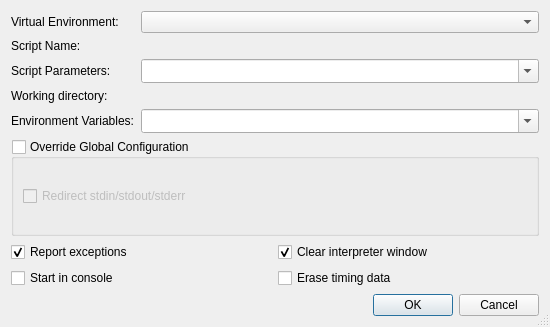
<?xml version="1.0" encoding="UTF-8"?>
<ui version="4.0">
 <class>StartProfileDialog</class>
 <widget class="QDialog" name="StartProfileDialog">
  <property name="geometry">
   <rect>
    <x>0</x>
    <y>0</y>
    <width>550</width>
    <height>327</height>
   </rect>
  </property>
  <property name="windowTitle">
   <string>Start profiling</string>
  </property>
  <property name="sizeGripEnabled">
   <bool>true</bool>
  </property>
  <layout class="QVBoxLayout" name="verticalLayout_2">
   <item>
    <layout class="QGridLayout" name="gridLayout">
     <item row="0" column="0">
      <widget class="QLabel" name="label">
       <property name="text">
        <string>Virtual Environment:</string>
       </property>
       <property name="buddy">
        <cstring>venvComboBox</cstring>
       </property>
      </widget>
     </item>
     <item row="0" column="1">
      <widget class="QComboBox" name="venvComboBox">
       <property name="sizePolicy">
        <sizepolicy hsizetype="Expanding" vsizetype="Fixed">
         <horstretch>0</horstretch>
         <verstretch>0</verstretch>
        </sizepolicy>
       </property>
       <property name="toolTip">
        <string>Select the virtual environment to be used</string>
       </property>
       <property name="whatsThis">
        <string>&lt;b&gt;Virtual Environment&lt;/b&gt;
&lt;p&gt;Enter the virtual environment to be used. Leave it empty to use the default environment, i.e. the one configured globally or per project.&lt;/p&gt;</string>
       </property>
      </widget>
     </item>
     <item row="1" column="0">
      <widget class="QLabel" name="TextLabel1_2">
       <property name="text">
        <string>Script Name:</string>
       </property>
       <property name="buddy">
        <cstring>cmdlineCombo</cstring>
       </property>
      </widget>
     </item>
     <item row="1" column="1">
      <widget class="EricComboPathPicker" name="scriptnamePicker" native="true">
       <property name="sizePolicy">
        <sizepolicy hsizetype="Expanding" vsizetype="Preferred">
         <horstretch>0</horstretch>
         <verstretch>0</verstretch>
        </sizepolicy>
       </property>
       <property name="focusPolicy">
        <enum>Qt::WheelFocus</enum>
       </property>
       <property name="toolTip">
        <string>Enter the script file name</string>
       </property>
       <property name="whatsThis">
        <string>&lt;b&gt;Script Name&lt;/b&gt;
&lt;p&gt;Enter the the name of the script. Leave empty to use the script of the current editor.&lt;/p&gt;</string>
       </property>
      </widget>
     </item>
     <item row="2" column="0">
      <widget class="QLabel" name="TextLabel1">
       <property name="text">
        <string>Script Parameters:</string>
       </property>
       <property name="buddy">
        <cstring>cmdlineCombo</cstring>
       </property>
      </widget>
     </item>
     <item row="2" column="1">
      <widget class="QComboBox" name="cmdlineCombo">
       <property name="sizePolicy">
        <sizepolicy hsizetype="Expanding" vsizetype="Fixed">
         <horstretch>0</horstretch>
         <verstretch>0</verstretch>
        </sizepolicy>
       </property>
       <property name="toolTip">
        <string>Enter the commandline parameters</string>
       </property>
       <property name="whatsThis">
        <string>&lt;b&gt;Commandline&lt;/b&gt;
&lt;p&gt;Enter the commandline parameters in this field.&lt;/p&gt;</string>
       </property>
       <property name="editable">
        <bool>true</bool>
       </property>
       <property name="insertPolicy">
        <enum>QComboBox::InsertAtTop</enum>
       </property>
       <property name="sizeAdjustPolicy">
        <enum>QComboBox::AdjustToMinimumContentsLengthWithIcon</enum>
       </property>
       <property name="duplicatesEnabled">
        <bool>false</bool>
       </property>
      </widget>
     </item>
     <item row="3" column="0">
      <widget class="QLabel" name="TextLabel2">
       <property name="text">
        <string>Working directory:</string>
       </property>
       <property name="buddy">
        <cstring>workdirPicker</cstring>
       </property>
      </widget>
     </item>
     <item row="3" column="1">
      <widget class="EricComboPathPicker" name="workdirPicker" native="true">
       <property name="sizePolicy">
        <sizepolicy hsizetype="Expanding" vsizetype="Preferred">
         <horstretch>0</horstretch>
         <verstretch>0</verstretch>
        </sizepolicy>
       </property>
       <property name="focusPolicy">
        <enum>Qt::WheelFocus</enum>
       </property>
       <property name="toolTip">
        <string>Enter the working directory</string>
       </property>
       <property name="whatsThis">
        <string>&lt;b&gt;Working directory&lt;/b&gt;
&lt;p&gt;Enter the working directory of the application to be debugged. Leave it empty to set the working directory to the executable directory.&lt;/p&gt;</string>
       </property>
      </widget>
     </item>
     <item row="4" column="0">
      <widget class="QLabel" name="textLabel1">
       <property name="text">
        <string>Environment Variables:</string>
       </property>
       <property name="buddy">
        <cstring>environmentCombo</cstring>
       </property>
      </widget>
     </item>
     <item row="4" column="1">
      <widget class="QComboBox" name="environmentCombo">
       <property name="sizePolicy">
        <sizepolicy hsizetype="Expanding" vsizetype="Fixed">
         <horstretch>0</horstretch>
         <verstretch>0</verstretch>
        </sizepolicy>
       </property>
       <property name="toolTip">
        <string>Enter the environment variables to be set separated by whitespace.</string>
       </property>
       <property name="whatsThis">
        <string>&lt;b&gt;Environment Variables&lt;/b&gt;
&lt;p&gt;Enter the environment variables to be set for the program. The individual settings must be separated by whitespace and be given in the form 'var=value'. In order to add to an environment variable, enter it in the form 'var+=value'. To delete an environment variable, append a '-' to the variable name.&lt;/p&gt;
&lt;p&gt;Example: var1=1 var2=&quot;hello world&quot; var3+=&quot;:/tmp&quot; var4-&lt;/p&gt;</string>
       </property>
       <property name="editable">
        <bool>true</bool>
       </property>
       <property name="insertPolicy">
        <enum>QComboBox::InsertAtTop</enum>
       </property>
       <property name="sizeAdjustPolicy">
        <enum>QComboBox::AdjustToMinimumContentsLengthWithIcon</enum>
       </property>
       <property name="duplicatesEnabled">
        <bool>false</bool>
       </property>
      </widget>
     </item>
    </layout>
   </item>
   <item>
    <widget class="QGroupBox" name="globalOverrideGroup">
     <property name="title">
      <string>Override Global Configuration</string>
     </property>
     <property name="checkable">
      <bool>true</bool>
     </property>
     <property name="checked">
      <bool>false</bool>
     </property>
     <layout class="QVBoxLayout" name="verticalLayout">
      <item>
       <widget class="QCheckBox" name="redirectCheckBox">
        <property name="toolTip">
         <string>Select, to redirect stdin, stdout and stderr of the program being debugged to the eric IDE</string>
        </property>
        <property name="text">
         <string>Redirect stdin/stdout/stderr</string>
        </property>
       </widget>
      </item>
     </layout>
    </widget>
   </item>
   <item>
    <layout class="QGridLayout" name="gridLayout_2">
     <item row="0" column="0">
      <widget class="QCheckBox" name="exceptionCheckBox">
       <property name="toolTip">
        <string>Uncheck to disable exception reporting</string>
       </property>
       <property name="whatsThis">
        <string>&lt;b&gt;Report exceptions&lt;/b&gt;
&lt;p&gt;Uncheck this in order to disable exception reporting.&lt;/p&gt;</string>
       </property>
       <property name="text">
        <string>Report exceptions</string>
       </property>
       <property name="shortcut">
        <string>Alt+E</string>
       </property>
       <property name="checked">
        <bool>true</bool>
       </property>
      </widget>
     </item>
     <item row="0" column="1">
      <widget class="QCheckBox" name="clearShellCheckBox">
       <property name="toolTip">
        <string>Select to clear the display of the interpreter window</string>
       </property>
       <property name="whatsThis">
        <string>&lt;b&gt;Clear interpreter window&lt;/b&gt;&lt;p&gt;This clears the display of the interpreter window before starting the debug client.&lt;/p&gt;</string>
       </property>
       <property name="text">
        <string>Clear interpreter window</string>
       </property>
       <property name="checked">
        <bool>true</bool>
       </property>
      </widget>
     </item>
     <item row="1" column="0">
      <widget class="QCheckBox" name="consoleCheckBox">
       <property name="toolTip">
        <string>Select to start the debugger in a console window</string>
       </property>
       <property name="whatsThis">
        <string>&lt;b&gt;Start in console&lt;/b&gt;
&lt;p&gt;Select to start the debugger in a console window. The console command has to be configured on the Debugger-&amp;gt;General page&lt;/p&gt;</string>
       </property>
       <property name="text">
        <string>Start in console</string>
       </property>
      </widget>
     </item>
     <item row="1" column="1">
      <widget class="QCheckBox" name="eraseCheckBox">
       <property name="toolTip">
        <string>Select this to erase the collected timing data</string>
       </property>
       <property name="whatsThis">
        <string>&lt;b&gt;Erase timing data&lt;/b&gt;
&lt;p&gt;Select this to erase the collected timing data before the next profiling run.&lt;/p&gt;</string>
       </property>
       <property name="text">
        <string>Erase timing data</string>
       </property>
       <property name="shortcut">
        <string>Alt+C</string>
       </property>
      </widget>
     </item>
    </layout>
   </item>
   <item>
    <widget class="QDialogButtonBox" name="buttonBox">
     <property name="orientation">
      <enum>Qt::Horizontal</enum>
     </property>
     <property name="standardButtons">
      <set>QDialogButtonBox::Cancel|QDialogButtonBox::Ok</set>
     </property>
    </widget>
   </item>
  </layout>
 </widget>
 <pixmapfunction>qPixmapFromMimeSource</pixmapfunction>
 <customwidgets>
  <customwidget>
   <class>EricComboPathPicker</class>
   <extends>QWidget</extends>
   <header>EricWidgets/EricPathPicker.h</header>
   <container>1</container>
  </customwidget>
 </customwidgets>
 <tabstops>
  <tabstop>venvComboBox</tabstop>
  <tabstop>scriptnamePicker</tabstop>
  <tabstop>cmdlineCombo</tabstop>
  <tabstop>workdirPicker</tabstop>
  <tabstop>environmentCombo</tabstop>
  <tabstop>globalOverrideGroup</tabstop>
  <tabstop>redirectCheckBox</tabstop>
  <tabstop>exceptionCheckBox</tabstop>
  <tabstop>clearShellCheckBox</tabstop>
  <tabstop>consoleCheckBox</tabstop>
  <tabstop>eraseCheckBox</tabstop>
 </tabstops>
 <resources/>
 <connections>
  <connection>
   <sender>buttonBox</sender>
   <signal>accepted()</signal>
   <receiver>StartProfileDialog</receiver>
   <slot>accept()</slot>
   <hints>
    <hint type="sourcelabel">
     <x>29</x>
     <y>218</y>
    </hint>
    <hint type="destinationlabel">
     <x>23</x>
     <y>173</y>
    </hint>
   </hints>
  </connection>
  <connection>
   <sender>buttonBox</sender>
   <signal>rejected()</signal>
   <receiver>StartProfileDialog</receiver>
   <slot>reject()</slot>
   <hints>
    <hint type="sourcelabel">
     <x>125</x>
     <y>218</y>
    </hint>
    <hint type="destinationlabel">
     <x>116</x>
     <y>171</y>
    </hint>
   </hints>
  </connection>
 </connections>
</ui>
